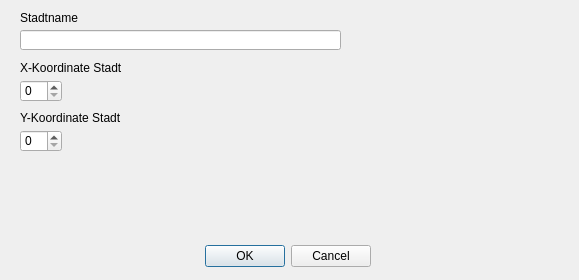
<?xml version="1.0" encoding="UTF-8"?>
<ui version="4.0">
 <class>Dialog</class>
 <widget class="QDialog" name="Dialog">
  <property name="geometry">
   <rect>
    <x>0</x>
    <y>0</y>
    <width>579</width>
    <height>280</height>
   </rect>
  </property>
  <property name="windowTitle">
   <string>Dialog</string>
  </property>
  <widget class="QDialogButtonBox" name="buttonBox">
   <property name="geometry">
    <rect>
     <x>30</x>
     <y>240</y>
     <width>341</width>
     <height>32</height>
    </rect>
   </property>
   <property name="orientation">
    <enum>Qt::Horizontal</enum>
   </property>
   <property name="standardButtons">
    <set>QDialogButtonBox::Cancel|QDialogButtonBox::Ok</set>
   </property>
  </widget>
  <widget class="QLineEdit" name="lineEdit">
   <property name="geometry">
    <rect>
     <x>20</x>
     <y>30</y>
     <width>321</width>
     <height>20</height>
    </rect>
   </property>
  </widget>
  <widget class="QLabel" name="label_city_creator">
   <property name="geometry">
    <rect>
     <x>20</x>
     <y>10</y>
     <width>191</width>
     <height>16</height>
    </rect>
   </property>
   <property name="text">
    <string>Stadtname</string>
   </property>
  </widget>
  <widget class="QLabel" name="label_2">
   <property name="geometry">
    <rect>
     <x>20</x>
     <y>60</y>
     <width>171</width>
     <height>16</height>
    </rect>
   </property>
   <property name="text">
    <string>X-Koordinate Stadt</string>
   </property>
  </widget>
  <widget class="QSpinBox" name="spinBox">
   <property name="geometry">
    <rect>
     <x>20</x>
     <y>80</y>
     <width>42</width>
     <height>22</height>
    </rect>
   </property>
  </widget>
  <widget class="QSpinBox" name="spinBox_2">
   <property name="geometry">
    <rect>
     <x>20</x>
     <y>130</y>
     <width>42</width>
     <height>22</height>
    </rect>
   </property>
  </widget>
  <widget class="QLabel" name="label">
   <property name="geometry">
    <rect>
     <x>20</x>
     <y>110</y>
     <width>201</width>
     <height>16</height>
    </rect>
   </property>
   <property name="text">
    <string>Y-Koordinate Stadt</string>
   </property>
  </widget>
 </widget>
 <resources/>
 <connections>
  <connection>
   <sender>buttonBox</sender>
   <signal>accepted()</signal>
   <receiver>Dialog</receiver>
   <slot>accept()</slot>
   <hints>
    <hint type="sourcelabel">
     <x>248</x>
     <y>254</y>
    </hint>
    <hint type="destinationlabel">
     <x>157</x>
     <y>274</y>
    </hint>
   </hints>
  </connection>
  <connection>
   <sender>buttonBox</sender>
   <signal>rejected()</signal>
   <receiver>Dialog</receiver>
   <slot>reject()</slot>
   <hints>
    <hint type="sourcelabel">
     <x>316</x>
     <y>260</y>
    </hint>
    <hint type="destinationlabel">
     <x>286</x>
     <y>274</y>
    </hint>
   </hints>
  </connection>
 </connections>
</ui>
